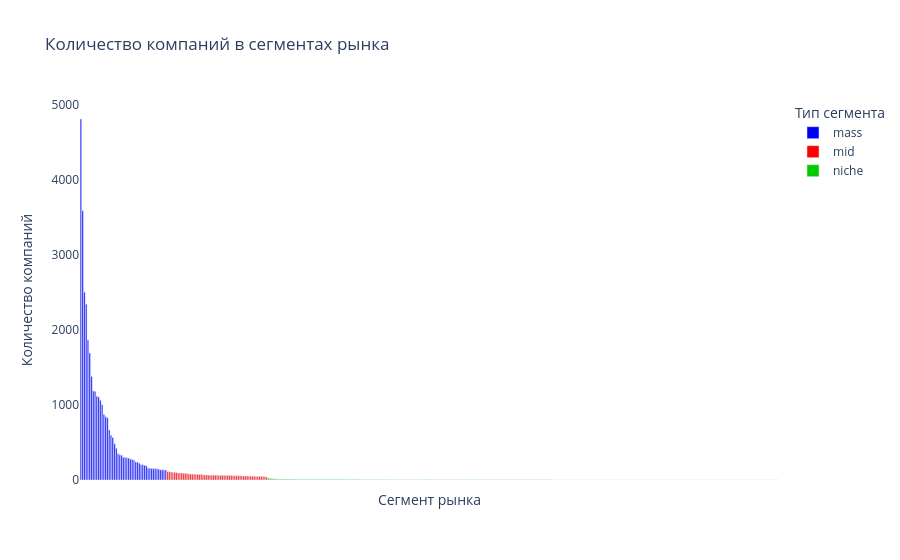

This figure's notebook cell:
### Code cell
# Палитра для типов сегментов
palette_segments = {
    'niche': '#00CC00',
    'mid':   '#FF0000',
    'mass':  '#0000FF',
}

fig_market = px.bar(
    market_stats,
    x='market',
    y='companies_count',
    color='size_group',
    color_discrete_map=palette_segments,  # задаём цвета для каждого типа сегмента
    title='Количество компаний в сегментах рынка',
    labels={
        'market': 'Сегмент рынка',
        'companies_count': 'Количество компаний',
        'size_group': 'Тип сегмента',
    },
)

fig_market.update_xaxes(
    showgrid=False,
    zeroline=False,
    showticklabels=False
)
fig_market.update_yaxes(showgrid=False, zeroline=False)
fig_market.update_layout(
    plot_bgcolor='rgba(0,0,0,0)',
    paper_bgcolor='rgba(0,0,0,0)',
)

fig_market.show()

### Figure 1 — Plotly figure (JSON) as saved in the notebook; plotly's stock layout.template omitted (floating-point values rounded to 4 significant figures; data arrays with more than 128 entries replaced by an {"elided": "..."} marker saying what was removed)
{"data": [{"hovertemplate": "Тип сегмента=mass<br>Сегмент рынка=%{x}<br>Количество компаний=%{y}<extra></extra>", "legendgroup": "mass", "marker": {"color": "#0000FF", "pattern": {"shape": ""}}, "name": "mass", "orientation": "v", "showlegend": true, "textposition": "auto", "type": "bar", "x": ["Software", "Biotechnology", "unknown_market", "Mobile", "E-Commerce", "Curated Web", "Enterprise Software", "Health Care", "Clean Technology", "Games", "Advertising", "Hardware + Software", "Social Media", "Health and Wellness", "Education", "Finance", "Analytics", "Manufacturing", "Security", "Semiconductors", "Web Hosting", "Consulting", "Hospitality", "Travel", "Fashion", "News", "Messaging", "Search", "Real Estate", "SaaS", "Music", "Internet", "Technology", "Apps", "Photography", "Sports", "Marketplaces", "Video", "Social Network Media", "Automotive", "Cloud Computing", "Medical", "Big Data", "Entertainment", "Networking", "Nonprofits", "Design", "Public Relations", "Startups"], "xaxis": "x", "y": [4812, 3590, 2503, 2344, 1866, 1693, 1381, 1185, 1180, 1117, 1107, 1062, 1003, 873, 844, 828, 667, 596, 567, 484, 424, 349, 336, 330, 303, 301, 295, 291, 279, 272, 264, 241, 238, 223, 204, 204, 196, 188, 158, 155, 152, 151, 150, 150, 143, 135, 135, 134, 133], "yaxis": "y"}, {"hovertemplate": "Тип сегмента=mid<br>Сегмент рынка=%{x}<br>Количество компаний=%{y}<extra></extra>", "legendgroup": "mid", "marker": {"color": "#FF0000", "pattern": {"shape": ""}}, "name": "mid", "orientation": "v", "showlegend": true, "textposition": "auto", "type": "bar", "x": ["Sales and Marketing", "Financial Services", "Medical Devices", "Public Transportation", "Media", "Transportation", "Digital Media", "Retail", "Web Development", "Nanotechnology", "Information Technology", "Legal", "Enterprises", "Android", "Payments", "Pharmaceuticals", "Consumer Electronics", "Internet of Things", "Recruiting", "Business Services", "Content", "Services", "Facebook Applications", "Location Based Services", "Hardware", "Wireless", "Crowdsourcing", "Internet Marketing", "Mobile Commerce", "Collaboration", "Brand Marketing", "Local Businesses", "Mobile Payments", "Restaurants", "iPhone", "Events", "Publishing", "Telecommunications", "Video Streaming", "Shopping", "Online Shopping", "Mobile Games", "Health Care Information Technology", "Social Commerce", "Reviews and Recommendations", "Finance Technology", "Human Resources", "Big Data Analytics", "Bitcoin", "Storage", "Social Media Marketing", "Consumer Goods", "Consumers", "Customer Service", "Photo Sharing", "Marketing Automation", "Real Time"], "xaxis": "x", "y": [111, 110, 106, 101, 101, 98, 94, 94, 93, 87, 85, 85, 81, 79, 77, 76, 76, 74, 73, 73, 71, 67, 67, 65, 64, 64, 64, 63, 62, 61, 61, 60, 60, 60, 59, 59, 59, 58, 57, 56, 55, 55, 53, 53, 52, 52, 51, 49, 48, 48, 47, 47, 47, 46, 45, 43, 39], "yaxis": "y"}, {"hovertemplate": "Тип сегмента=niche<br>Сегмент рынка=%{x}<br>Количество компаний=%{y}<extra></extra>", "legendgroup": "niche", "marker": {"color": "#00CC00", "pattern": {"shape": ""}}, "name": "niche", "orientation": "v", "showlegend": true, "textposition": "auto", "type": "bar", "x": {"elided": "289 str values"}, "xaxis": "x", "y": {"elided": "289 int values"}, "yaxis": "y"}], "layout": {"barmode": "relative", "legend": {"title": {"text": "Тип сегмента"}, "tracegroupgap": 0}, "paper_bgcolor": "rgba(0,0,0,0)", "plot_bgcolor": "rgba(0,0,0,0)", "title": {"text": "Количество компаний в сегментах рынка"}, "xaxis": {"anchor": "y", "domain": [0, 1], "showgrid": false, "showticklabels": false, "title": {"text": "Сегмент рынка"}, "zeroline": false}, "yaxis": {"anchor": "x", "domain": [0, 1], "showgrid": false, "title": {"text": "Количество компаний"}, "zeroline": false}}}
